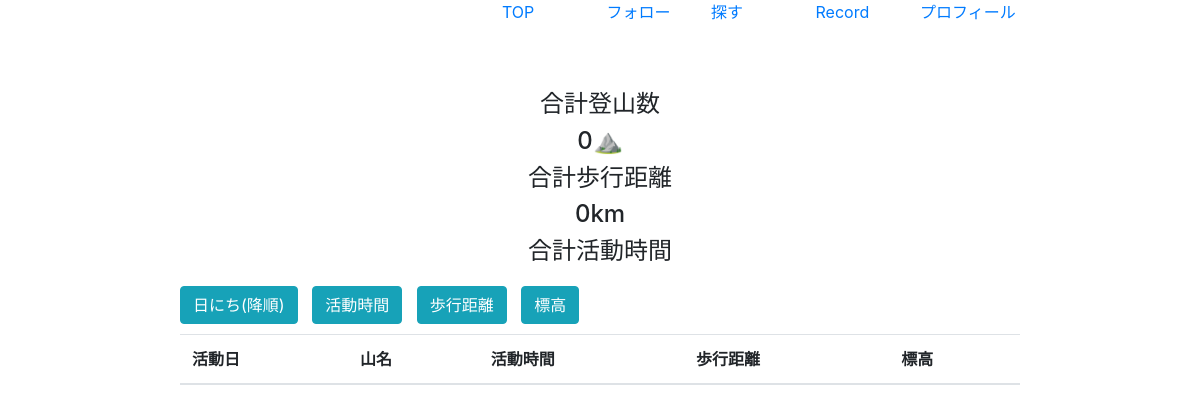
The page /data.php (signed in) on the database as committed earlier.
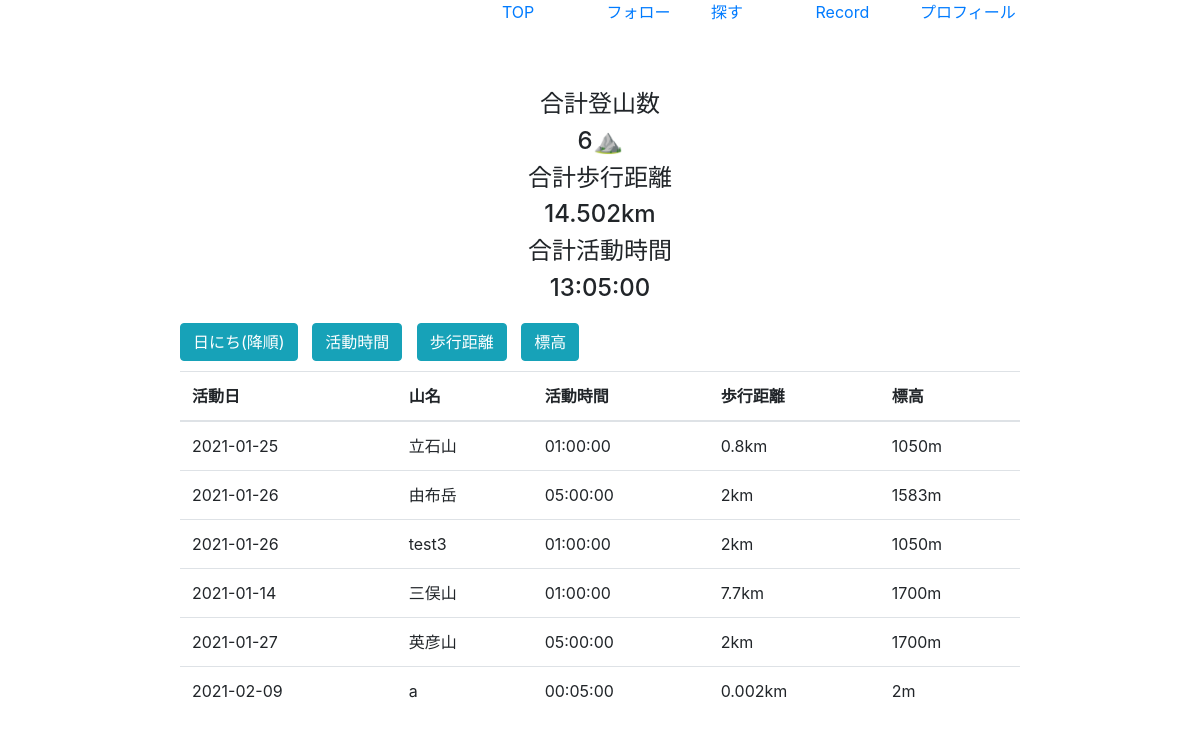
The same page on the database as committed later.
### tables this page shows
CREATE TABLE `tozan_record_table` (
  `image_id` int(11) NOT NULL,
  `post_user_id` int(12) NOT NULL,
  `image_name` varchar(256) NOT NULL,
  `created_at` datetime NOT NULL,
  `name` varchar(255) NOT NULL,
  `date` date DEFAULT NULL,
  `time` time NOT NULL,
  `distance` int(11) NOT NULL,
  `maximumAltitude` int(11) NOT NULL
);

### data.php (the view, shortened to what this page needs)
<?php
$pdo = connect_to_db();
$user_id = $_SESSION["user_id"];
$sql = 'SELECT * FROM tozan_record_table WHERE post_user_id=:user_id';
$stmt = $pdo->prepare($sql);
$stmt->bindValue(':user_id', $user_id, PDO::PARAM_INT);
$status = $stmt->execute();
if ($status == false) {
  $error = $stmt->errorInfo();
  exit('sqlError:' . $error[2]);
} else {
  $result = $stmt->fetchAll(PDO::FETCH_ASSOC);
  $output = "";
  foreach ($result as $record) {
    $output .= "<tr>";
    $output .= "<td>{$record["date"]}</td>";
    $output .= "<td>{$record["name"]}</td>";
    $output .= "<td>{$record["time"]}</td>";
    $output .= "<td>" . $record["distance"] / 1000 . "km</td>";
    $output .= "<td>{$record["maximumAltitude"]}m</td>";
    $output .= "</tr>";
  }
}
$sql = 'SELECT  SUM(distance) FROM tozan_record_table WHERE post_user_id=:user_id';
$stmt = $pdo->prepare($sql);
$stmt->bindValue(':user_id', $user_id, PDO::PARAM_INT);
$status = $stmt->execute();
$result = $stmt->fetchAll(PDO::FETCH_ASSOC);
foreach ($result as $record) {
  $totalDistance = $record['SUM(distance)'];
}
$sql = 'SELECT  COUNT(*) FROM tozan_record_table WHERE post_user_id=:user_id';
$stmt = $pdo->prepare($sql);
$stmt->bindValue(':user_id', $user_id, PDO::PARAM_INT);
$status = $stmt->execute();
$result = $stmt->fetchAll(PDO::FETCH_ASSOC);
foreach ($result as $record) {
  $totalRecord = $record['COUNT(*)'];
}
$sql = 'SELECT
    -- SUM( time_to_sec(time)) as total_sec,
    -- SEC_TO_TIME()秒を「HH:MM:SS」形式に変換します
    -- TIME_TO_SEC()秒に変換された引数を返します
    SEC_TO_TIME(SUM( TIME_TO_SEC(time))) as total_time
FROM
    tozan_record_table WHERE post_user_id=:user_id';
$stmt = $pdo->prepare($sql);
$stmt->bindValue(':user_id', $user_id, PDO::PARAM_INT);
$status = $stmt->execute();
$result = $stmt->fetchAll(PDO::FETCH_ASSOC);
foreach ($result as $record) {
  $totalTime = $record['total_time'];
}
?>
<!DOCTYPE html>
<html lang="ja">
<head>
  <link rel="stylesheet" href="https://stackpath.bootstrapcdn.com/bootstrap/4.3.1/css/bootstrap.min.css">
  <link rel="stylesheet" href="https://use.fontawesome.com/releases/v5.7.2/css/all.css">
  <link rel="stylesheet" href="css/styles.css">
</head>
<body style="width: 70%; margin: 0 auto;">
  <div id="navbar">
    <ul>
      <li><a href="input.php">TOP</a></li>
      <li><a href="follow_page.php">フォロー</a></li>
      <li><a href="find_page.php">探す</a></li>
      <li><a href="data.php">Record</a></li>
      <li><a href="profile_edit.php">プロフィール</a></li>
    </ul>
  </div>
  <br>
  <div class="record">
    <h4>合計登山数</h4>
    <h4> <?= $totalRecord; ?>⛰</h4>
    <h4>合計歩行距離 </h4>
    <h4> <?= $totalDistance / 1000; ?>km</h4>
    <h4>合計活動時間 </h4>
    <h4> <?= $totalTime  ?></h4>
  </div>
  <table class="table">
    <div class="sort-button">
      <form action="data.php" method="post">
        <button type="submit" name="sort-date" class="btn btn-info" style="margin-right: 10px;">日にち(降順)</button>
        <button type="submit" name="sort-time" class="btn btn-info" style="margin-right: 10px;">活動時間</button>
        <button type="submit" name="sort-distance" class="btn btn-info" style="margin-right: 10px;">歩行距離</button>
        <button type="submit" name="sort-elevation" class="btn btn-info" style="margin-right: 10px;">標高</button>
      </form>
    </div>
    <thead>
      <tr>
        <th scope="col">活動日</th>
        <th scope="col">山名</th>
        <th scope="col">活動時間</th>
        <th scope="col">歩行距離</th>
        <th scope="col">標高</th>
      </tr>
    </thead>
    <tbody>
      <?= $output ?>
    </tbody>
  </table>
</body>
</html>

Rows that differ between the two databases and show on the page:
now on this page (row edited): tozan_record_table: date "2021-01-25", name "立石山", time "01:00:00", $record['distance']/1000 "0.8", maximumAltitude "1050"
now on this page (row edited): tozan_record_table: date "2021-01-26", name "由布岳", time "05:00:00", $record['distance']/1000 "2", maximumAltitude "1583"
now on this page (row edited): tozan_record_table: date "2021-01-26", name "test3", time "01:00:00", $record['distance']/1000 "2", maximumAltitude "1050"
now on this page (row edited): tozan_record_table: date "2021-01-14", name "三俣山", time "01:00:00", $record['distance']/1000 "7.7", maximumAltitude "1700"
now on this page (row edited): tozan_record_table: date "2021-01-27", name "英彦山", time "05:00:00", $record['distance']/1000 "2", maximumAltitude "1700"
added tozan_record_table: date "2021-02-09", name "a", time "00:05:00", $record['distance']/1000 "0.002", maximumAltitude "2"
Other text that changed with them:
$totalRecord: "0" → "6"
$totalDistance / 1000: "0" → "14.502"
$totalTime: (not shown) → "13:05:00"
